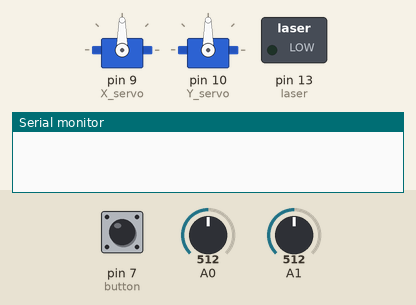
Bench run of a sketch on a simulated Arduino Uno, built with avr-gcc and run on an emulated ATmega328P. Shown: 2 × servo, switched loads named in the sketch (green lamp = pin HIGH), the last lines printed to the serial monitor. Dashed ring = blinking. Inputs (shaded band) come from the test bench; at power-on: pin 7 (button) HIGH, A0 = 512, A1 = 512.

Above: at 1.2 s.
1.3 s: pin 7 (button) pulled LOW for 1 s
At 2.8 s:
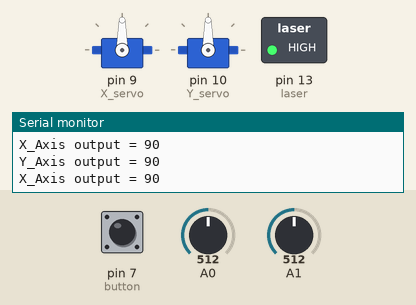
4.3 s: A0 set to 557
At 4.9 s:
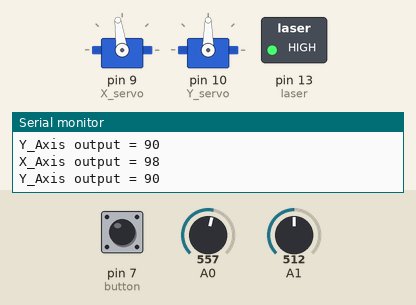
5.8 s: A0 set to 586
At 7.0 s:
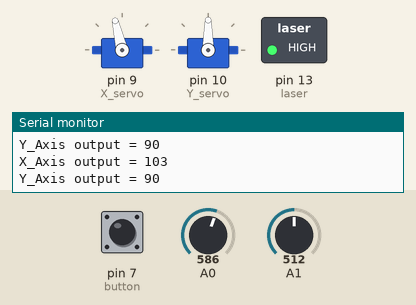
7.3 s: A1 set to 551
At 8.0 s:
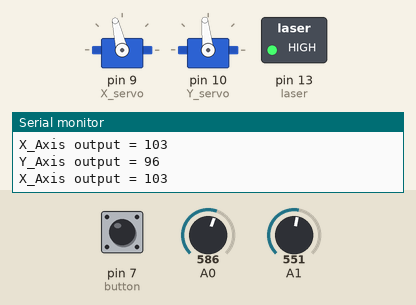
8.8 s: A1 set to 587
At 10.0 s:
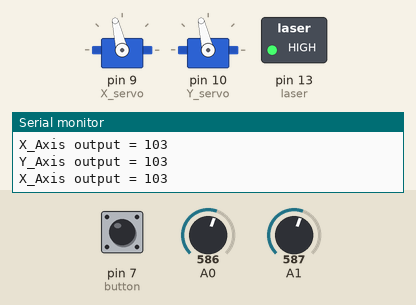
10.3 s: pin 7 (button) pulled LOW for 3.2 s
At 10.4 s:
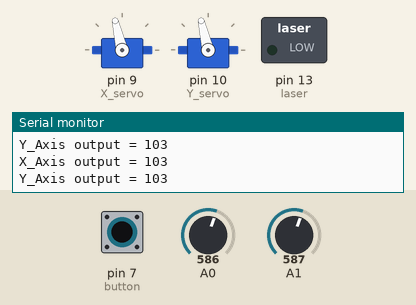
Timing chart, 0 to 14.9 s (numbered marks = the images above; inputs shaded):
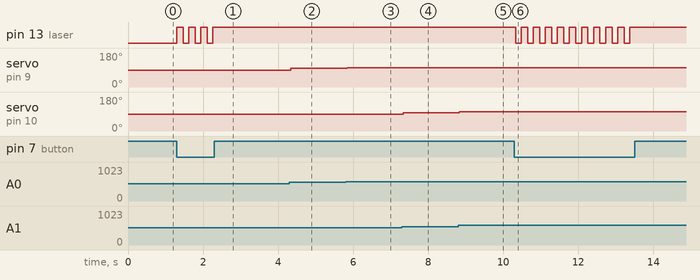

The sketch:

aiming.ino
```cpp
#include <Servo.h>

Servo X_servo;
Servo Y_servo;

const int button = 7;
const int laser = 13;

int button_press = 0;
int state;

void aiming(void);

void setup() {
  // put your setup code here, to run once:
   Serial.begin (9600);
   //Serial.setTimeout(10);
   X_servo.attach(9);
   X_servo.write(90);
   Y_servo.attach(10);
   Y_servo.write(90);
   pinMode(button, INPUT_PULLUP);
   pinMode(laser, OUTPUT);
}

void loop() {
  // put your main code here, to run repeatedly:

  button_press = digitalRead(button);

  if (button_press == LOW){
    digitalWrite(laser, !digitalRead(laser));
    state = digitalRead(laser);
    delay(150);
  }

   switch (state)
   {
    case 1:
    aiming();

    default:
    break;
   }
}
void aiming()
{

  int X_axis;
  int Y_axis;
  int raw_X_axis;
  int raw_Y_axis;

  raw_X_axis = analogRead(A0);  //red the input on A0 input then store in raw_X_axis variable
  //Serial.print("X_Axis input = ");  //print on serial the text in quotes
  //Serial.println(raw_X_axis); //print out the value being read by the X axis pot

  raw_Y_axis = analogRead(A1);
  //Serial.print("Y_Axis input = ");
  //Serial.println(raw_Y_axis); //print out the value being read by the Y axis pot

  X_axis = map(raw_X_axis, 0, 1023, 0, 180);  //this maps the input of the X axis pot to be used later and stores the value in variable X_axis
  Serial.print("X_Axis output = ");
  Serial.println(X_axis);
  Y_axis = map(raw_Y_axis, 0, 1023, 0, 180);  //this maps the input of the Y axis pot to be used later and stores the value in variable Y_axis
  Serial.print("Y_Axis output = ");
  Serial.println(Y_axis);

  X_servo.write(X_axis);  //this writes the mapped values of the X axis to the servo giving it it's angles
  Y_servo.write(Y_axis);  //this writes the mapped values of the Y axis to the servo giving it it's angles

  delay(20);
}
```

Measured:
- after the input at 1.3 s, pin 13 (laser): alternates HIGH for 0.17 s and LOW for 0.15 s, 7 changes in all, then stays HIGH, starting at once
- after the input at 4.3 s, servo on pin 9 (X_servo): 90° → 98° at once
- after the input at 5.8 s, servo on pin 9 (X_servo): 98° → 103° at once
- after the input at 7.3 s, servo on pin 10 (Y_servo): 90° → 96° at once
- after the input at 8.8 s, servo on pin 10 (Y_servo): 96° → 103° at once
- after the input at 10.3 s, pin 13 (laser): alternates HIGH for 0.17 s and LOW for 0.15 s, 20 changes in all, then stays HIGH, starting at once
